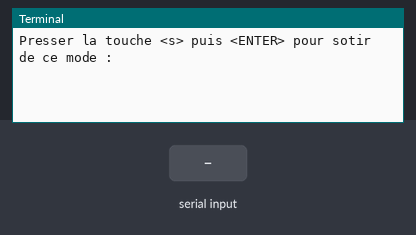
The program below on a simulated Raspberry Pi (BCM pin numbers). Shown: the last lines printed to the terminal. The test bench sets the inputs (shaded band). The camera gives no picture and a still takes 0.5 s. At 2.8 s the program stops and its outputs stay as they are.

Above: at 1.2 s.
1.3 s: "1" typed at the terminal, then Enter
At 1.7 s:
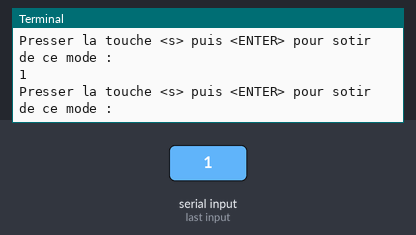
2.8 s: "s" typed at the terminal, then Enter
At 4.0 s:
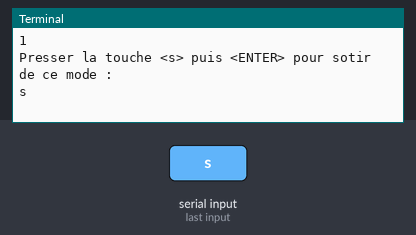

The program:

preview_record_picamera.py
```python
import picamera


def preview_record_mode(cam, nom_fichier,  h_res, v_res, x_0, y_0):
    cam.start_preview(fullscreen=False, window=(x_0, y_0, h_res, v_res))
    cam.start_recording(nom_fichier)
    while True:
        t_clavier = input("Presser la touche <s> puis <ENTER> pour sotir de ce mode : \n")
        if t_clavier == "s":
            cam.stop_preview()
            cam.stop_recording()
            break


if __name__ == '__main__':

    camera = picamera.PiCamera()
    preview_record_mode(camera, "test.h264",  640, 480, 1000, 0)
```

Measured:
- after the input at 1.3 s, the terminal: prints a new line at once (image 1)
- after the input at 2.8 s, the terminal: prints a new line at once (image 2)
